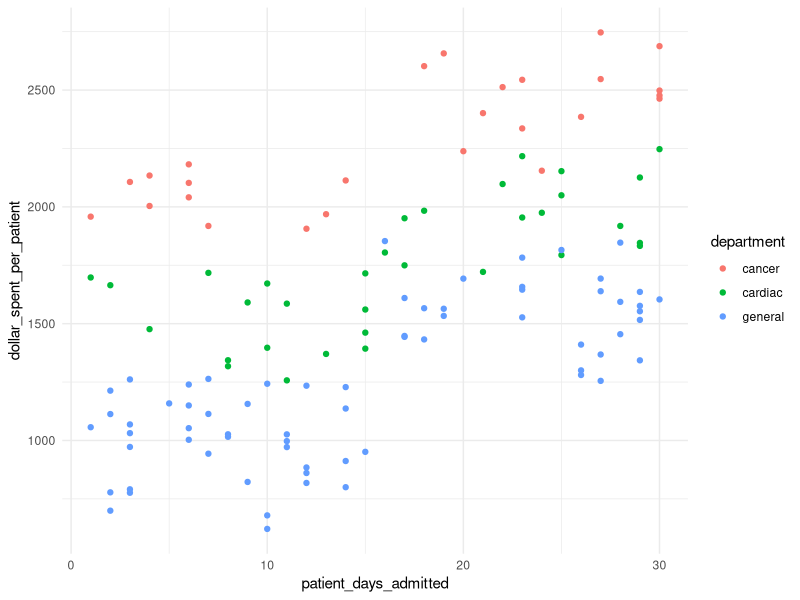
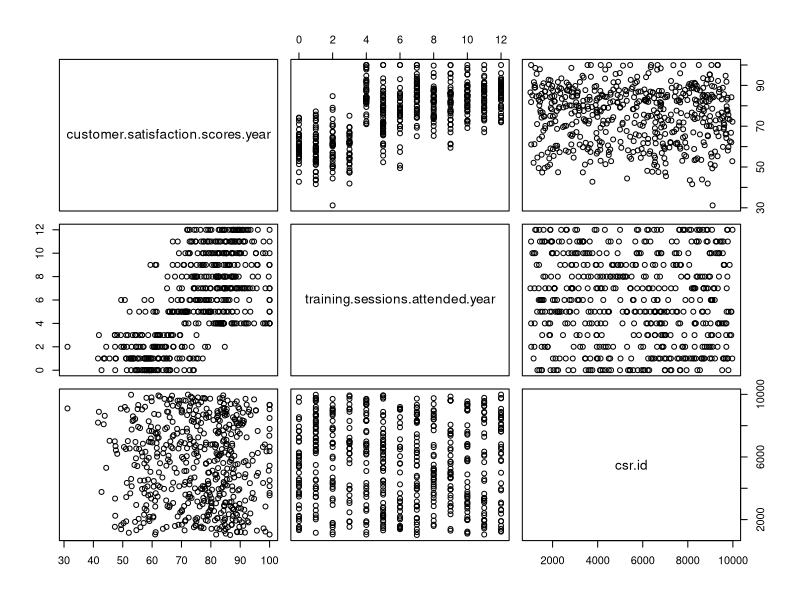

Reproduce these figures in R, in order. (Note: this script raises an error after producing the figures.)
library(dplyr)

library(ggplot2)

visualizationData = data.frame(dollar_spent_per_patient = abs(rlogis(127, location = 1000, scale = 100)),
                               patient_days_admitted = sample(1:30, 127, replace = TRUE),
                               department = sample(c("cardiac", "cancer", "general"), 127, 
                                                   prob = c(.2, .2, .6), replace = TRUE)) %>% 
  mutate(dollar_spent_per_patient = ifelse(department != "general", 
                                           dollar_spent_per_patient + 500, 
                                           dollar_spent_per_patient), 
         dollar_spent_per_patient = ifelse(department == "cancer", 
                                           dollar_spent_per_patient + 500, 
                                           dollar_spent_per_patient), 
         dollar_spent_per_patient = ifelse(patient_days_admitted > 15, 
                                           dollar_spent_per_patient + 500, 
                                           dollar_spent_per_patient))

ggplot(visualizationData, aes(patient_days_admitted, dollar_spent_per_patient, color = department)) +
  geom_point() +
  theme_minimal()

glmData = data.frame(customer.satisfaction.scores.year = abs(rlogis(529, location = 70, scale = 5)), 
                     training.sessions.attended.year = sample(0:12, 529, replace = TRUE), 
                     csr.id = sample(1000:9999, 529, replace = TRUE)) %>% 
  mutate(customer.satisfaction.scores.year = ifelse(training.sessions.attended.year < 4, 
                                                    customer.satisfaction.scores.year - 10, 
                                                    ifelse(training.sessions.attended.year < 7 & 
                                                             training.sessions.attended.year > 4, 
                                                           customer.satisfaction.scores.year + 5, 
                                                           customer.satisfaction.scores.year + 15)), 
         customer.satisfaction.scores.year = ifelse(customer.satisfaction.scores.year > 100, 
                                                    100, 
                                                    customer.satisfaction.scores.year))

plot(glmData)

summary(lm(customer.satisfaction.scores.year ~ training.sessions.attended.year, 
           data = glmData))

abData = data.frame(PageConfiguration = sample(c("A", "B"), 1059, replace = TRUE), 
                    MinutesOnPage = rnorm(1059, mean = 3, sd = .5)) %>% 
  mutate(MinutesOnPage = ifelse(PageConfiguration == "A", 
                                MinutesOnPage + 3, MinutesOnPage))

abData %>% 
  group_by(PageConfiguration) %>% 
  summarize(mean = mean(MinutesOnPage))

performanceData = data.frame(daily_net_profit_thousand = rnorm(1095, mean = 5, sd = 1.5), 
                             facility_location = rep(c("403 Barr", "710 Oakland", 
                                                      "10 Maple"), 
                                                    each = 365)) %>% 
  mutate(daily_net_profit_thousand = ifelse(facility_location == "403 Barr", 
                                            daily_net_profit_thousand + 3.5, 
                                            daily_net_profit_thousand))

performanceData %>% 
  group_by(facility_location) %>% 
  summarize(mean(daily_net_profit_thousand))

outcomeData = data.frame(storeID = 1:475, 
                         outcomeClosedOpen = sample(0:1, 475, replace = TRUE), 
                         employeeCount = rnorm(475, mean = 10, sd = 2.75), 
                         dailyNetProfitThousands = rlogis(475, location = 4, scale = .25), 
                         quartersWithHealthViolations = sample(0:3, 475, replace = TRUE, 
                                                   prob = c(.6, .2, .15, .05)), 
                         peoplePerSqMile = abs(rlogis(475, location = 200, scale = 15))
) %>% 
  mutate(employeeCount = ifelse(outcomeClosedOpen == 1, 
                                employeeCount + 5, employeeCount), 
         dailyNetProfitThousands = ifelse(outcomeClosedOpen == 1, 
                                          dailyNetProfitThousands + 5, 
                                          dailyNetProfitThousands), 
         quartersWithHealthViolations = ifelse(outcomeClosedOpen == 1, 
                                               sample(0:1), 
                                          quartersWithHealthViolations), 
         peoplePerSqMile = ifelse(outcomeClosedOpen == 1, 
                                  peoplePerSqMile + abs(rlogis(1, location = 100, scale = 15)), 
                                  peoplePerSqMile))

outcomeData %>% 
  group_by(outcomeClosedOpen) %>% 
  select(-storeID) %>% 
  summarize_all(mean)

write.csv(visualizationData, "inf/visualizationData.csv", row.names = FALSE)

write.csv(glmData, "inf/glmData.csv", row.names = FALSE)

write.csv(abData, "inf/abData.csv", row.names = FALSE)

write.csv(performanceData, "inf/performanceData.csv", row.names = FALSE)

write.csv(outcomeData, "inf/outcomeData.csv", row.names = FALSE)